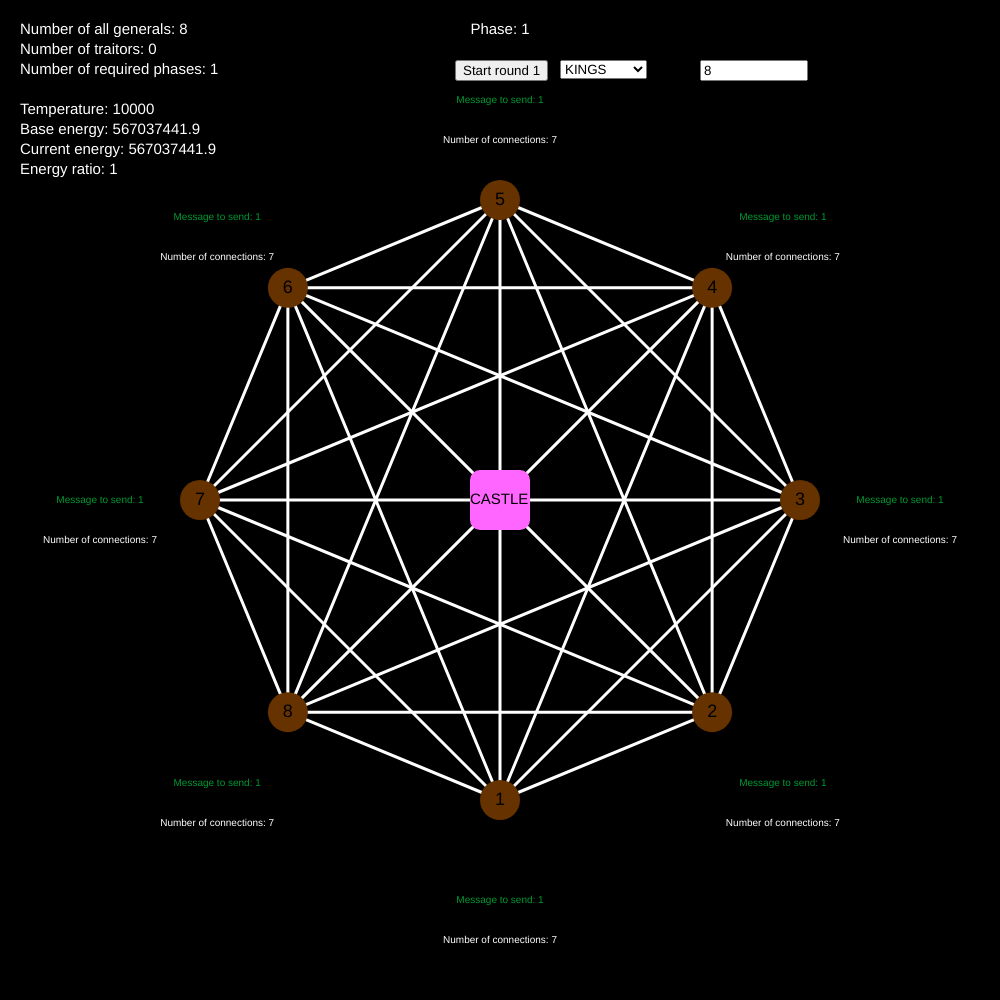
Frame 1 (no input)
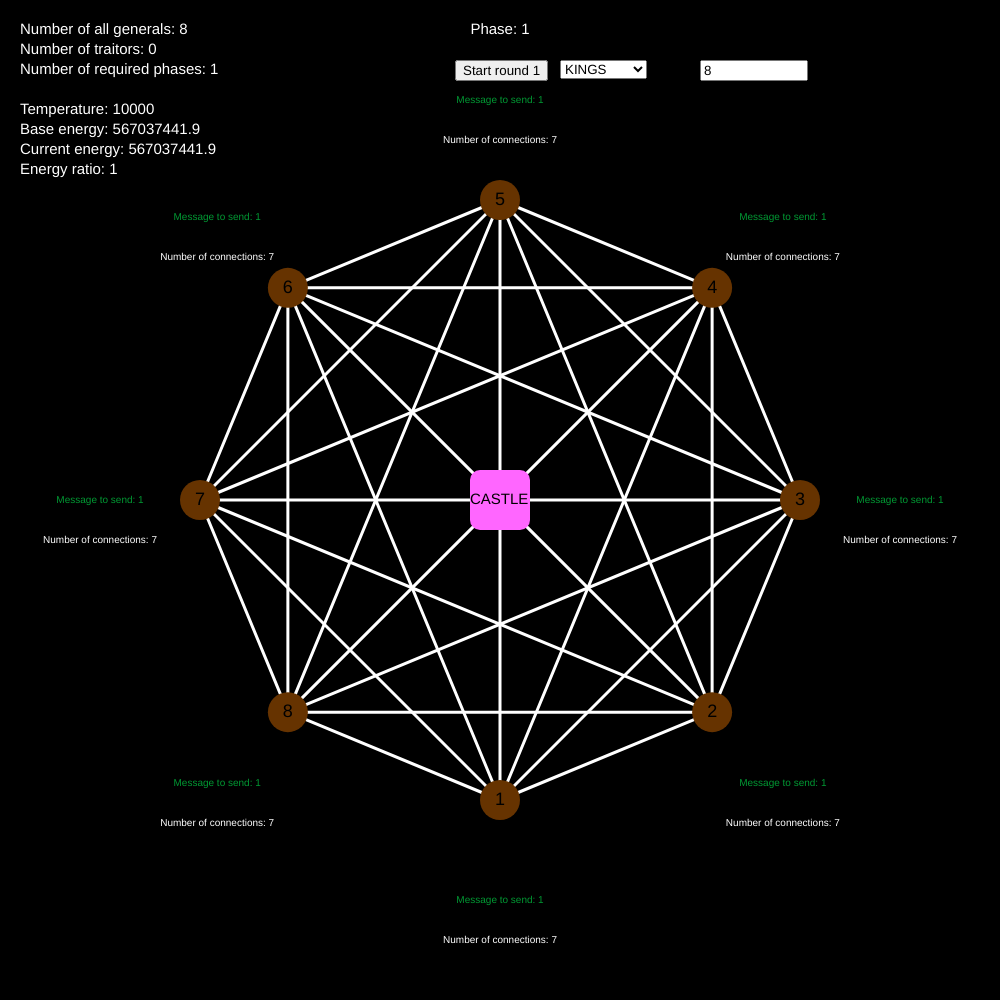
Frame 60 (no input)
Frame 120 (the mouse pressed at the canvas centre since frame 60): identical to frame 60, image omitted

The p5.js sketch that drew these frames (run headless with seeded random() and noise() and a simulated clock; from frame 60 on, the mouse is pressed at the canvas centre):

// p5.js sketch
// ── sketch.js
let generals = [];
let connections = [];
let numberOfGenerals = 8;

let algorithm = 'KINGS'; // KINGS or LAMPORT or Q_VOTER


const neighboursInQVoterAlgorithm = 3; // To jest Q

const fontSize = 20;

const MESSAGE_ATTACK = 1;
const MESSAGE_NOT_ATTACK = -1;

let phase = 1;
let round = 1;
let button;
let select;
let numberInput;
let king_index = undefined;
const baseTemperature = 10000;
let temperature = baseTemperature;
let isRunning = false;

let qVoterGroup = [];
let randomQVoterNewNeighbour;

const nominator = 5.670374419;
const denominator = 100000000;
const baseEnergy = nominator * Math.pow(baseTemperature, 4) / denominator;
let currentEnergy = baseEnergy;

const connectAllGenerals = () => {
    for (let i = 0; i < numberOfGenerals; i++) {
        for (let j = i + 1; j < numberOfGenerals; j++) {
            if (i !== j && !generals[i].isConnected(generals[j])) {
                connections.push(new Connection(generals[i], generals[j]));
            }
        }
    }
}

function setup() {
    createCanvas(1000, 1000);
    textSize(fontSize)
    background(0);
    for (let i = 0; i < numberOfGenerals; i++) {
        generals[i] = new General(i + 1);
    }
    connectAllGenerals();
    select = createSelect();
    select.position(width / 2 + 60, 60);
    select.option('KINGS');
    select.option('LAMPORT');
    select.option('Q_VOTER');
    select.changed(() => {
        if (!isRunning) {
            algorithm = select.value();
        }
    });
    numberInput = createInput(numberOfGenerals);
    numberInput.position(width / 2 + 200, 60);
    numberInput.size(100);

}

function draw() {
    background(0);
    for (let i = 0; i < connections.length; i++) {
        connections[i].show();
    }

    for (let i = 0; i < generals.length; i++) {
        generals[i].show();
    }

    showTexts();
    fill(255, 102, 255);
    rect((width / 2) - 30, (height / 2) - 30, 60, 60, 10, 10, 10, 10);
    fill(0);
    textAlign(LEFT)
    text('CASTLE', (width / 2) - 30, (height / 2))
    fill(0);
    button = createButton(`Start round ${round}`);
    button.position(width / 2 - 45, 60);
    button.mousePressed(function () {
        if (algorithm === 'KINGS') {
            runKingsAlgorithm();
            isRunning = true;
        } else if (algorithm === 'LAMPORT') {
            runLamportAlgorithm();
            isRunning = true;
        } else if (algorithm === 'Q_VOTER') {
            runQVoterAlgorithm();
            isRunning = true;
        } else {
            alert('Ni')
        }
    });
    numberInput.input(() => {
        numberOfGenerals = numberInput.value();
        generals = [];
        connections = [];
        for (let i = 0; i < numberOfGenerals; i++) {
            generals[i] = new General(i + 1);
        }
        connectAllGenerals();

    })

}

const runQVoterAlgorithm = () => {
    if (round === 1) {
        for (let i = 0; i < neighboursInQVoterAlgorithm;) {
            const randomQVoterGeneral = Math.floor(Math.random() * (generals.length));
            if (!generals[randomQVoterGeneral].assignedToQVoterGroup) {
                if (qVoterGroup.length === 0) {
                    qVoterGroup.push(randomQVoterGeneral);
                    generals[randomQVoterGeneral].assignedToQVoterGroup = true;
                    i++;
                } else {
                    for (let j = 0; j < qVoterGroup.length; j++) {
                        if (generals[randomQVoterGeneral].isConnected(generals[qVoterGroup[j]])) {
                            qVoterGroup.push(randomQVoterGeneral);
                            generals[randomQVoterGeneral].assignedToQVoterGroup = true;
                            i++;
                            break;
                        }

                    }
                }
            }
        }

        do {
            randomQVoterNewNeighbour = Math.floor(Math.random() * (generals.length));
        } while (qVoterGroup.includes(randomQVoterNewNeighbour));
        console.log('Chosen neighbour: ', randomQVoterNewNeighbour);
        generals[randomQVoterNewNeighbour].isKing = true;

        round++;
    } else if (round === 2) {
        const qVoterGroupMessages = qVoterGroup.map(i => generals[i].currentMessageToSend);
        const allEqual = qVoterGroupMessages.every(value => value === qVoterGroupMessages[0]);
        console.log(qVoterGroup)

        console.log('Chosen neighbour: ', randomQVoterNewNeighbour);

        if (allEqual) {
            generals[randomQVoterNewNeighbour].winningValue = qVoterGroupMessages[0];
            console.log('Winning value: ', qVoterGroupMessages[0]);

        } else {
            if (generals[randomQVoterNewNeighbour].currentMessageToSend === MESSAGE_ATTACK) {
                generals[randomQVoterNewNeighbour].winningValue = MESSAGE_NOT_ATTACK;
            } else {
                generals[randomQVoterNewNeighbour].winningValue = MESSAGE_ATTACK;
            }
        }

        generals[randomQVoterNewNeighbour].isKing = false;
        qVoterGroup.forEach(i => generals[i].assignedToQVoterGroup = false);
        qVoterGroup = [];

        phase++;
        round = 1;
    }


}

const runLamportAlgorithm = () => {
    for (let i = 0; i < generals.length; i++) {
        generals[i].receivedMessages = [];
    }

    generals[0].omAlgorithm(generals[0], phase, generals[0].currentMessageToSend);

    for (let i = 0; i < generals.length; i++) {
        let counts = {};
        for (const value of generals[i].receivedMessages) {
            counts[value] = counts[value] ? counts[value] + 1 : 1;
        }

        generals[i].winningValue = (counts[MESSAGE_ATTACK] > counts[MESSAGE_NOT_ATTACK]) ? MESSAGE_ATTACK : MESSAGE_NOT_ATTACK;
    }

    phase++;
    temperature *= 0.8;
    currentEnergy = nominator * Math.pow(temperature, 4) / denominator;
}

const runKingsAlgorithm = () => {
    if (round === 1) {
        if (!!king_index) {
            generals[king_index].isKing = false;
        }
        for (let i = 0; i < generals.length; i++) {
            generals[i].sendCurrentMessage();
        }
        round++;
    } else if (round === 2) {
        king_index = Math.floor(Math.random() * (generals.length));
        // king_index = 2;
        generals[king_index].isKing = true;
        for (let i = 0; i < generals.length; i++) {
            if (i !== king_index) {
                if (generals[king_index].isTraitor) {
                    generals[king_index].currentMessageToSend = MESSAGE_NOT_ATTACK;
                    if (generals[i].isConnected(generals[king_index])) {
                        generals[i].receiveKingMessage(MESSAGE_NOT_ATTACK);
                    }
                } else {
                    generals[king_index].currentMessageToSend = MESSAGE_ATTACK;
                    if (generals[i].isConnected(generals[king_index])) {
                        if (generals[king_index].currentMessageToSend > 0) {
                            generals[i].receiveKingMessage(MESSAGE_ATTACK);
                        } else if (generals[king_index].currentMessageToSend === 0) {
                            generals[i].receiveKingMessage(0);
                        } else {
                            generals[i].receiveKingMessage(MESSAGE_NOT_ATTACK);
                        }
                    }
                }
            }
        }
        phase++;
        temperature *= 0.8;
        currentEnergy = nominator * Math.pow(temperature, 4) / denominator;
        round = 1;
    }
}


function showTexts() {
    textSize(15);
    textAlign(LEFT)
    fill(255)
    text(`Number of all generals: ${generals.length}`, 20, 30)
    text(`Number of traitors: ${generals.filter(i => i.isTraitor).length}`, 20, 50)
    text(`Number of required phases: ${generals.filter(i => i.isTraitor).length + 1}`, 20, 70)
    if (generals.filter(i => i.isTraitor).length >= Math.floor((generals.length / 4))) {
        text(`Too many traitors! Number of traitors must be lower than: ${Math.floor((generals.length / 4))}`, 20, 90)
    }
    text(`Temperature: ${Math.floor(temperature)}`, 20, 110);
    text(`Base energy: ${baseEnergy}`, 20, 130);
    text(`Current energy: ${currentEnergy}`, 20, 150);
    text(`Energy ratio: ${currentEnergy / baseEnergy}`, 20, 170);


    textAlign(CENTER);
    text(`Phase: ${phase}`, width / 2, 30)

    fill(0)
}

function mouseClicked() {
    for (let i = 0; i < generals.length; i++) {
        if (generals[i].pressed()) {
            return;
        }
    }

    var pressedConnections = []
    for (let i = 0; i < connections.length; i++) {
        if (connections[i].pressed()) {
            pressedConnections.push(i);
        }
    }

    if (pressedConnections.length === 1) {
        connections.splice(pressedConnections[0], 1);
    }
}

function distanceFromLine(x1, y1, x2, y2, x3, y3) {
    return Math.abs((y2 - y1) * x3 - (x2 - x1) * y3 + x2 * y1 - y2 * x1) / Math.sqrt(Math.pow(y2 - y1, 2) + Math.pow(x2 - x1, 2));
}

class General {

    constructor(name) {

        // const size = (width/2) * 0.

        const r = (width / 2) - 200;
        const message_r = (width / 2) - 100;
        const angle = (2 * PI / numberOfGenerals) * (name - 1);
        this.x = width / 2 + r * sin(angle);
        this.y = height / 2 + r * cos(angle);
        this.name = name.toString();
        this.isTraitor = false;
        this.currentMessageToSend = MESSAGE_ATTACK;
        this.message_x = width / 2 + message_r * sin(angle);
        this.message_y = height / 2 + message_r * cos(angle);
        this.receivedMessages = [];
        this.m_value = undefined;
        this.winningValue = undefined;
        this.isKing = false;

        //q voter
        this.assignedToQVoterGroup = false;
    }

    show() {

        if (this.assignedToQVoterGroup) {
            fill(255, 255, 0);
        } else if (this.isTraitor) {
            fill(255, 0, 0);
        } else {
            fill(102, 51, 0);
        }
        noStroke()
        ellipse(this.x, this.y, 40, 40)
        fill(0)
        textAlign(CENTER, CENTER)
        textSize(18);
        text(this.name, this.x, this.y)

        if (this.isKing) {
            fill(255, 211, 0);
            ellipse(this.x + 10, this.y - 10, 5, 5);
        }

        textSize(10);
        if (!!this.winningValue) {
            if (this.winningValue <= 0) {
                fill(255, 0, 0);
                text(`Winning value: ${this.winningValue}`, this.message_x, this.message_y + 20);
            } else {
                fill(0, 153, 51)
                text(`Winning value: ${this.winningValue}`, this.message_x, this.message_y + 20);
            }
        }
        if (this.currentMessageToSend <= 0) {
            fill(255, 0, 0);
            text(`Message to send: ${this.currentMessageToSend}`, this.message_x, this.message_y);
        } else {
            fill(0, 153, 51)
            text(`Message to send: ${this.currentMessageToSend}`, this.message_x, this.message_y);
        }

        fill(255,255,255)
        text(`Number of connections: ${this.getNumberOfConnections()}`, this.message_x, this.message_y + 40);

        fill(0);
    }

    isConnected(otherGeneral) {
        let connected = false;
        for (let i = 0; i < connections.length; i++) {
            if (connections[i].connectionName.includes(this.name + otherGeneral.name)) {
                connected = true;
            }
        }
        return connected;
    }

    getNumberOfConnections() {
        let numberOfConnections = 0;
        for (let i = 0; i < connections.length; i++) {
            if (connections[i].connectionName.some((name) => name.includes(this.name))) {
                numberOfConnections++;
            }
        }
        return numberOfConnections;
    }

    pressed() {
        if (dist(this.x, this.y, mouseX, mouseY) < 20) {
            this.isTraitor = !this.isTraitor;
            this.currentMessageToSend = MESSAGE_ATTACK ? MESSAGE_NOT_ATTACK : MESSAGE_ATTACK;

            return true;
        }

        return false;
    }

    sendCurrentMessage() {
        for (let i = 0; i < numberOfGenerals; i++) {
            if (generals[i].name !== this.name && this.isConnected(generals[i])) {
                generals[i].receiveMessage(this.currentMessageToSend);
            }
        }
    }

    receiveMessage(message) {
        this.receivedMessages.push(message);
        if (this.receivedMessages.length === this.getNumberOfConnections()) {
            console.log("recived")
            const sum = this.receivedMessages.reduce((a, b) => a + b, 0);
            console.log("Sum: " + sum)
            const value = parseFloat((sum / this.receivedMessages.length).toFixed(2));
            console.log("value: " + value)


            this.winningValue = value;
            this.m_value = value;

            if (!this.isTraitor) {
                console.log("message to send: ", this.winningValue)

                this.currentMessageToSend = this.winningValue;
            }

        }

    }

    receiveKingMessage(message) {

        const condition = Math.ceil((generals.length / 2)) + (generals.filter(i => i.isTraitor).length);

        if (this.m_value > (condition / generals.length - 1)) {
            this.currentMessageToSend = this.winningValue;
        } else {

            let calculatedMessage = 0;
            const energyRatio = currentEnergy / baseEnergy;

            calculatedMessage = this.winningValue * (1 - energyRatio) + message * energyRatio;

            this.currentMessageToSend = calculatedMessage;

        }
        // if (!this.isTraitor) {
        //     this.currentMessageToSend = this.winningValue;
        // }
        // console.log(this.name, this.currentMessageToSend);
        this.receivedMessages = [];
    }

    //---------- USED FOR LAMPORT ALGORITHM ----------
    nextOrder(id, isTraitor, message) {
        if (isTraitor && id % 2 === 0) {
            return MESSAGE_ATTACK ? MESSAGE_NOT_ATTACK : MESSAGE_ATTACK;
        }

        return message;
    }

    omAlgorithm(king, m, message) {
        if (m < 0) {
            this.receivedMessages.push(message);
        } else if (m === 0) {
            for (let i = 0; i < generals.length; i++) {
                generals[i].omAlgorithm(this, m - 1, this.nextOrder(i, this.isTraitor, message));
            }
        } else {
            for (let i = 0; i < generals.length; i++) {
                let targetGeneral = generals[i];
                if (!(targetGeneral.name in [this.name, king.name])) {
                    targetGeneral.omAlgorithm(this, m - 1, this.nextOrder(i, this.isTraitor, message));
                }
            }
        }
    }
}

class Connection {

    constructor(generalA, generalB) {
        this.generalA = generalA;
        this.generalB = generalB;

        this.connectionName = [this.generalB.name + this.generalA.name, this.generalA.name + this.generalB.name];
    }

    show() {
        stroke(255);
        strokeWeight(3);
        line(this.generalA.x, this.generalA.y, this.generalB.x, this.generalB.y)
    }

    pressed() {
        return distanceFromLine(this.generalA.x, this.generalA.y, this.generalB.x, this.generalB.y, mouseX, mouseY) < 4;
    }
}

class Message {
    constructor(name, isKingMessage) {
        this.name = name;
        this.isKingMessage = isKingMessage;
    }
}
